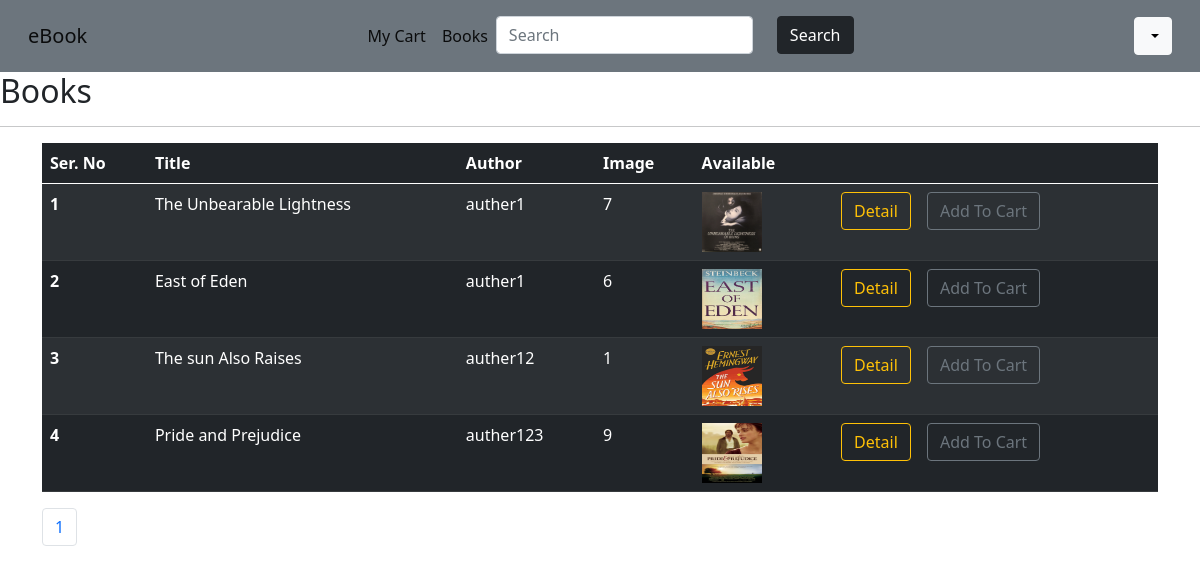
The app's page /user/book-list/ with its own data.
### book/models.py (models this page shows, shortened)
class Book(models.Model):
    title=models.CharField(max_length=200)
    author=models.ForeignKey(Author,on_delete=models.CASCADE)
    serial_no=models.CharField(max_length=200)
    publish_date=models.DateField()
    quantity=models.IntegerField()
    price=models.IntegerField()
    image=models.ImageField(upload_to='book_media')

class Author(models.Model):
    name=models.CharField(max_length=200)
    def __str__(self) -> str:
        return f"{self.name}"

### account/views.py (the view)
# urls.py: path('user/book-list/',views.listBooks,name='book-list-user'),
def listBooks(request):
    username=request.user.username
    books=Book.objects.all()
    paginator=Paginator(books,4)
    page_number=request.GET.get('page')
    try:
        page=paginator.get_page(page_number)
    except EmptyPage:
        page=paginator.page(page_number.num_pages)
    context={'books':books,'page':page,
             'username':username
             }
    return render(request,'user/list_book.html',context)

### templates/user/list_book.html (shortened to what this page needs)
{% extends 'user/navbar.html' %}
{% block content %}
<h2>Books</h2>
<hr>
<div class="container">
<table class="table table-dark table-striped">
    <thead>
        <tr>
          <th scope="col">Ser. No</th>
          <th scope="col">Title</th>
          <th scope="col">Author</th>
          <th scope="col">Image</th>
          <th scope="col">Available</th>
          <th scope="col"></th>
        </tr>
      </thead>
      <tbody>
        {% for book in page %}
        <tr>
          <th scope="row">{{forloop.counter}}</th>
          <td>{{book.title}}</td>
          <td>{{book.author}}</td>
          <td>{{book.quantity}}</td>
          <td><img src="{{book.image.url}}" width="60px" height="60px" alt=""></td>
          <td>
            <a href="{% url 'book-detail' book.id %}" class="btn btn-outline-warning mx-2">Detail</a>
            <a href="{% url 'add-cart-item' book.id %}" class="btn btn-outline-secondary mx-1">Add To Cart</a>
          </td>
        </tr>
        {% endfor %}
    </tbody>
  </table>
  <nav aria-label="Page navigation example">
    <ul class="pagination">
      {% for num in page.paginator.page_range  %}
      <li class="page-item {% if page.number == num  %} activate {% endif %}"><a class="page-link" href="?page={{num}}">{{num}}</a></li>
      {% endfor %}
    </ul>
  </nav>
</div>
{% endblock %}

### templates/user/navbar.html (shortened to what this page needs)
<!DOCTYPE html>
{% load static %}
<html lang="en">
<head>
  <link href="https://cdn.jsdelivr.net/npm/bootstrap@5.0.2/dist/css/bootstrap.min.css" rel="stylesheet"
>
  <link rel="stylesheet" href="{% static 'assets/css/navbar.css' %}">
  <link rel="stylesheet" href="https://cdnjs.cloudflare.com/ajax/libs/font-awesome/4.7.0/css/font-awesome.min.css">
</head>
<body>
  <nav class="navbar navbar-expand-lg navbar-light bg-secondary p-3">
    <div class="container-fluid">
      <a class="navbar-brand" href="#">eBook</a>
      <div class="collapse navbar-collapse" id="navbarText">
        <ul class="navbar-nav mx-auto mb-2 mb-lg-0">
          <li class="nav-item">
            <a class="nav-link active" href="{% url 'view-cart' %}">My Cart</a>
          </li>
          <li class="nav-item">
            <a class="nav-link active" href="{% url 'book-list-user' %}">Books</a>
          </li>
          <li class="nav-item mx-auto">
            <div class="search-bar ">
              <form class="search-form d-flex align-items-center" method="GET" action="{% url 'search-books' %}">
                <input type="text" name="name" placeholder="Search" title="Enter search keyword" class="form-control">
                <button type="sumbit" class="btn btn-dark mx-4">Search</button>
              </form>
            </div>
          </li>
        </ul>
        <div class="btn-group" role="group">
          <button id="btnGroupDrop1" type="button" class="btn btn-light dropdown-toggle" data-bs-toggle="dropdown"
            aria-expanded="false">
          </button>
        </div>
      </div>
    </div>
  </nav>
  {% block content %}
  {% endblock %}
</body>
</html>

### records on screen
Book: title "The Unbearable Lightness", author "auther1", quantity "7", image (picture)
Book: title "East of Eden", author "auther1", quantity "6", image (picture)
Book: title "The sun Also Raises", author "auther12", quantity "1", image (picture)
Book: title "Pride and Prejudice", author "auther123", quantity "9", image (picture)

### other values on screen
{{ num }} "1"
